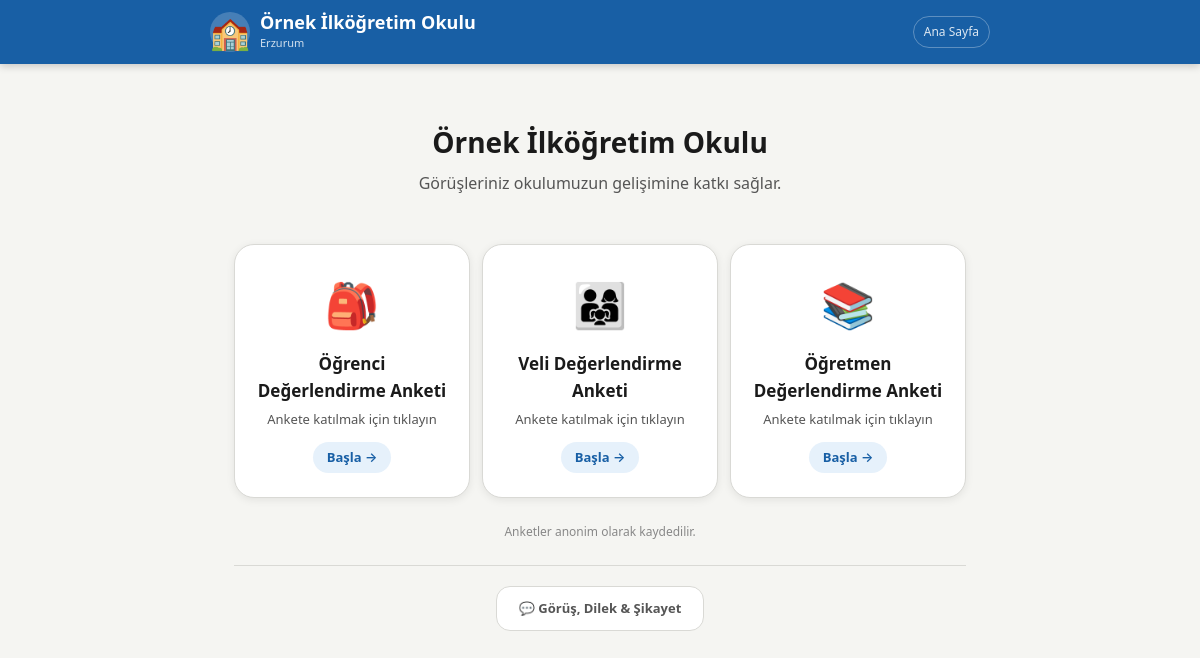
The app's page /, older data.
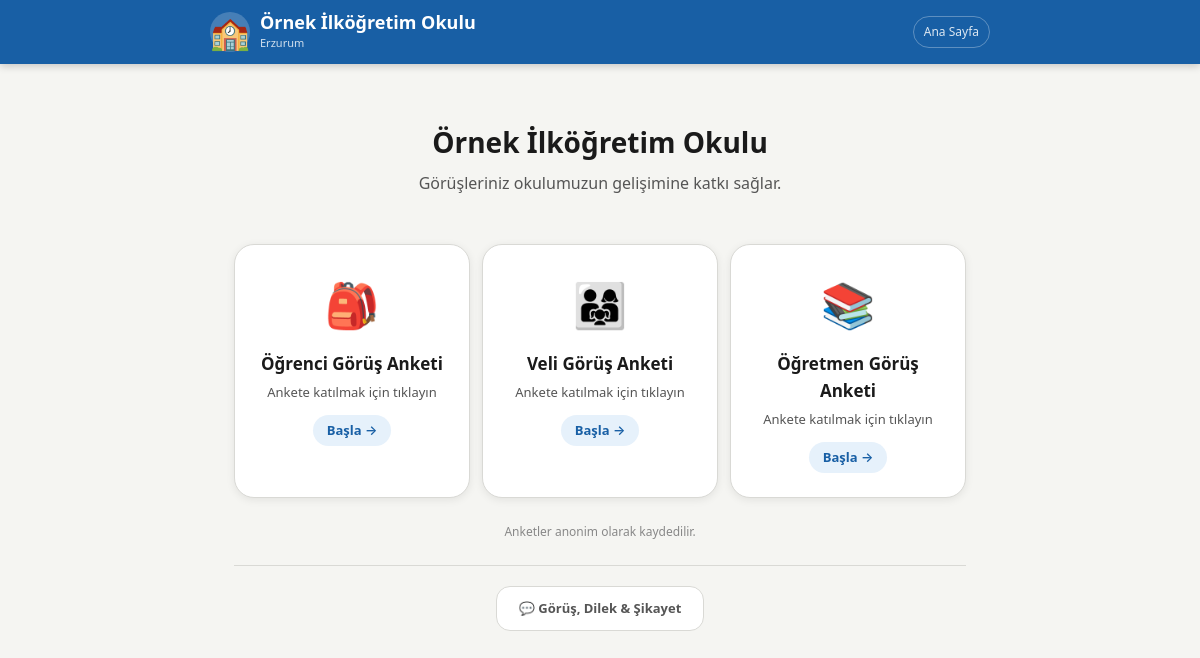
The same page, newer data.
### tables this page shows
CREATE TABLE anketler (
            id INTEGER PRIMARY KEY AUTOINCREMENT,
            rol TEXT NOT NULL, baslik TEXT NOT NULL,
            icon TEXT NOT NULL DEFAULT '📝',
            aktif INTEGER DEFAULT 1, sira INTEGER DEFAULT 0,
            baslangic_tarihi TEXT DEFAULT NULL,
            bitis_tarihi TEXT DEFAULT NULL,
            aciklama TEXT DEFAULT '',
            gorunum TEXT DEFAULT 'varsayilan'
        , kart_renk TEXT DEFAULT '', tek_seferlik INTEGER DEFAULT 1);

### app.py (the view)
@app.route("/")
def anasayfa():
    with db() as c:
        anketler=c.execute("SELECT * FROM anketler WHERE aktif=1 ORDER BY sira").fetchall()
    bugun=simdi().strftime("%Y-%m-%d")
    liste=[]
    for a in anketler:
        ad=dict(a)
        aktif,msg=anket_aktif_mi(ad)
        ad["simdiki_aktif"]=aktif; ad["mesaj"]=msg
        liste.append(ad)
    ctx=gctx(); ctx["anketler"]=liste
    ctx["hosgeldin"]=ayar("hosgeldin_metin"); ctx["alt_yazi"]=ayar("alt_yazi")
    ctx["hero_baslik"]=ayar("hero_baslik")
    ctx["hero_alt_baslik"]=ayar("hero_alt_baslik")
    ctx["hero_gorsel"]=ayar("hero_gorsel")
    ctx["hero_gorsel_genislik"]=ayar("hero_gorsel_genislik","120")
    ctx["hero_gorsel_sekil"]=ayar("hero_gorsel_sekil","yuvarlak")
    ctx["hero_gorsel_orijinal"]=ayar("hero_gorsel_orijinal","0")
    ctx["hero_baslik_boyut"]=ayar("hero_baslik_boyut","28")
    ctx["hero_alt_boyut"]=ayar("hero_alt_boyut","16")
    ctx["gorunum"]=ayar("anasayfa_gorunum","kartlar")
    return render_template("anasayfa.html",**ctx)

### app.py (called while the page is built)
def db():
    con = sqlite3.connect(DB)
    con.row_factory = sqlite3.Row
    return con

def ayar(k, v=""):
    with db() as c:
        r=c.execute("SELECT deger FROM ayarlar WHERE anahtar=?",(k,)).fetchone()
    return r["deger"] if r else v

def simdi():
    try:
        offset = int(ayar("saat_dilimi_offset", "3"))
    except Exception:
        offset = 3
    return datetime.now(timezone(timedelta(hours=offset)))

def anket_aktif_mi(a):
    bugun = simdi().strftime("%Y-%m-%d")
    if a.get("baslangic_tarihi") and bugun < a["baslangic_tarihi"]:
        return False, "Anket henüz başlamadı."
    if a.get("bitis_tarihi") and bugun > a["bitis_tarihi"]:
        return False, "Anket süresi doldu."
    return True, ""

### templates/anasayfa.html (shortened to what this page needs)
{% extends "base.html" %}
{% block icerik %}
<div class="kap">
  <div class="hero">
    <h1 style="font-size:{{ hero_baslik_boyut }}px;font-weight:800;margin-bottom:6px">
      {{ hero_baslik if hero_baslik else okul_adi }}
    </h1>
    <p style="font-size:{{ hero_alt_boyut }}px;color:var(--metin-ik);
              max-width:520px;margin:0 auto">
      {{ hero_alt_baslik if hero_alt_baslik else hosgeldin }}
    </p>
  </div>
  {% if gorunum == "liste" %}
  <div class="rol-liste">
    {% for a in anketler %}
    {% if a.simdiki_aktif %}
    <a href="/anket/{{ a.id }}" class="rol-kart"
       style="margin-bottom:10px{% if a.kart_renk and a.kart_renk != '#ffffff' %};background:{{ a.kart_renk }};border-color:{{ a.kart_renk }}{% endif %}">
      <div class="icon">{{ a.icon }}</div>
      <div class="ic"><h2>{{ a.baslik }}</h2><p {% if a.kart_renk and a.kart_renk != '#ffffff' %}style="color:rgba(255,255,255,.75)"{% endif %}>Ankete katılmak için tıklayın</p></div>
      <span class="ok" {% if a.kart_renk and a.kart_renk != '#ffffff' %}style="background:rgba(255,255,255,.2);color:#fff"{% endif %}>Başla →</span>
    </a>
    {% else %}
    <div class="rol-kart" style="margin-bottom:10px;opacity:.5;cursor:not-allowed">
      <div class="icon">{{ a.icon }}</div>
      <div class="ic"><h2>{{ a.baslik }}</h2><p style="color:var(--kirmizi)">{{ a.mesaj }}</p></div>
    </div>
    {% endif %}
    {% endfor %}
  </div>
  {% else %}
  <div class="rol-grid">
    {% for a in anketler %}
    {% if a.simdiki_aktif %}
    <a href="/anket/{{ a.id }}" class="rol-kart"
       >
      <span class="icon">{{ a.icon }}</span>
      <h2>{{ a.baslik }}</h2>
      <p {% if a.kart_renk and a.kart_renk != '#ffffff' %}style="color:rgba(255,255,255,.75)"{% endif %}>Ankete katılmak için tıklayın</p>
      <span class="ok" {% if a.kart_renk and a.kart_renk != '#ffffff' %}style="background:rgba(255,255,255,.2);color:#fff"{% endif %}>Başla →</span>
    </a>
    {% else %}
    <div class="rol-kart" style="opacity:.5;cursor:not-allowed">
      <span class="icon">{{ a.icon }}</span>
      <h2>{{ a.baslik }}</h2>
      <p style="color:var(--kirmizi)">{{ a.mesaj }}</p>
    </div>
    {% endif %}
    {% endfor %}
  </div>
  {% endif %}
  <p style="text-align:center;font-size:12px;color:var(--metin-uc);margin-top:1.5rem">
    {{ alt_yazi }}
  </p>
  {% if gorus_aktif=='1' and gorus_buton_yeri=='alt' %}
  <div style="text-align:center;margin-top:1.5rem;padding-top:1.25rem;border-top:1px solid var(--kenar)">
    <a href="/gorus"
       style="display:inline-flex;align-items:center;gap:8px;padding:11px 22px;border-radius:var(--r-lg);font-size:13px;font-weight:600;text-decoration:none;transition:all .15s;
              {% if gorus_buton_renk %}background:{{ gorus_buton_renk }};color:#fff;border:none;{% else %}border:1.5px solid var(--kenar);background:var(--yuzey);color:var(--metin-ik);{% endif %}">
      {{ gorus_buton_metin }}
    </a>
  </div>
  {% endif %}
</div>
{% endblock %}

Row changes from the older to the newer data that the page shows:
changed anketler: baslik "Öğrenci Değerlendirme Anketi" → "Öğrenci Görüş Anketi"
changed anketler: baslik "Veli Değerlendirme Anketi" → "Veli Görüş Anketi"
changed anketler: baslik "Öğretmen Değerlendirme Anketi" → "Öğretmen Görüş Anketi"
